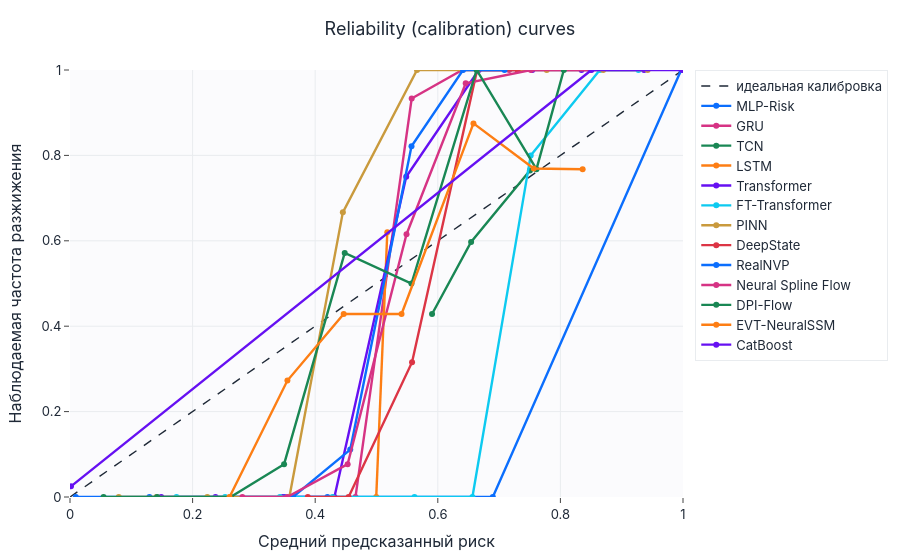

The notebook cell this image was saved under:
### Markdown cell above
## Risk calibration

### Code cell
curves = {}
for disp in sample_tables:
    st = sample_tables[disp]
    if st["liq_label"].nunique() > 1:
        frac_pos, mean_pred = calibration_curve(st["liq_label"], st["risk_prob_pred"], n_bins=10)
        curves[disp] = (mean_pred, frac_pos)
calibration_plot(curves, title="Reliability (calibration) curves",
                 save=SAVE_FIGS, fig_id="3_1_calibration").show()

### Figure 1 — Plotly figure (JSON) as saved in the notebook; plotly's stock layout.template omitted (floating-point values rounded to 4 significant figures)
{"data": [{"line": {"color": "#1f2937", "dash": "dash", "width": 1.4}, "mode": "lines", "name": "идеальная калибровка", "type": "scatter", "x": [0, 1], "y": [0, 1]}, {"line": {"color": "#0b6efd", "width": 2.4}, "mode": "lines+markers", "name": "MLP-Risk", "type": "scatter", "x": [0.00946, 0.1295, 0.3506, 0.4199, 0.6898, 0.9971], "y": [0.0, 0.0, 0.0, 0.0, 0.0, 1.0]}, {"line": {"color": "#d63384", "width": 2.4}, "mode": "lines+markers", "name": "GRU", "type": "scatter", "x": [0.4657, 0.5574, 0.6399, 0.7164], "y": [0.0, 0.9333, 1.0, 1.0]}, {"line": {"color": "#198754", "width": 2.4}, "mode": "lines+markers", "name": "TCN", "type": "scatter", "x": [0.5906, 0.6543, 0.7503], "y": [0.4286, 0.5974, 0.7647]}, {"line": {"color": "#fd7e14", "width": 2.4}, "mode": "lines+markers", "name": "LSTM", "type": "scatter", "x": [0.4996, 0.5176], "y": [0.0, 0.62]}, {"line": {"color": "#6610f2", "width": 2.4}, "mode": "lines+markers", "name": "Transformer", "type": "scatter", "x": [0.1489, 0.2373, 0.347, 0.4313, 0.5485, 0.6668, 0.7542, 0.8344, 0.9366], "y": [0.0, 0.0, 0.0, 0.0, 0.75, 1.0, 1.0, 1.0, 1.0]}, {"line": {"color": "#0dcaf0", "width": 2.4}, "mode": "lines+markers", "name": "FT-Transformer", "type": "scatter", "x": [0.1737, 0.253, 0.3424, 0.4282, 0.562, 0.6565, 0.7515, 0.8643, 0.9274], "y": [0.0, 0.0, 0.0, 0.0, 0.0, 0.0, 0.8, 1.0, 1.0]}, {"line": {"color": "#c99a3d", "width": 2.4}, "mode": "lines+markers", "name": "PINN", "type": "scatter", "x": [0.07957, 0.1412, 0.224, 0.3579, 0.4451, 0.5661, 0.6648, 0.7777, 0.8698, 0.9423], "y": [0.0, 0.0, 0.0, 0.0, 0.6667, 1.0, 1.0, 1.0, 1.0, 1.0]}, {"line": {"color": "#dc3545", "width": 2.4}, "mode": "lines+markers", "name": "DeepState", "type": "scatter", "x": [0.3879, 0.4545, 0.558, 0.6641, 0.7303], "y": [0.0, 0.0, 0.3158, 1.0, 1.0]}, {"line": {"color": "#0b6efd", "width": 2.4}, "mode": "lines+markers", "name": "RealNVP", "type": "scatter", "x": [0.3637, 0.4572, 0.5571, 0.6411, 0.7088], "y": [0.0, 0.1111, 0.8214, 1.0, 1.0]}, {"line": {"color": "#d63384", "width": 2.4}, "mode": "lines+markers", "name": "Neural Spline Flow", "type": "scatter", "x": [0.2812, 0.3543, 0.4529, 0.549, 0.6455, 0.7519, 0.849], "y": [0.0, 0.0, 0.07692, 0.6154, 0.9688, 1.0, 1.0]}, {"line": {"color": "#198754", "width": 2.4}, "mode": "lines+markers", "name": "DPI-Flow", "type": "scatter", "x": [0.05476, 0.1421, 0.262, 0.3492, 0.4482, 0.557, 0.6634, 0.7609, 0.8056], "y": [0.0, 0.0, 0.0, 0.07692, 0.5714, 0.5, 1.0, 0.7679, 1.0]}, {"line": {"color": "#fd7e14", "width": 2.4}, "mode": "lines+markers", "name": "EVT-NeuralSSM", "type": "scatter", "x": [0.2603, 0.3547, 0.4465, 0.5409, 0.6582, 0.7565, 0.8363], "y": [0.0, 0.2727, 0.4286, 0.4286, 0.875, 0.7692, 0.7674]}, {"line": {"color": "#6610f2", "width": 2.4}, "mode": "lines+markers", "name": "CatBoost", "type": "scatter", "x": [0.001591, 0.8506, 0.9991], "y": [0.025, 1.0, 1.0]}], "layout": {"title": {"text": "Reliability (calibration) curves"}, "xaxis": {"range": [0, 1], "title": {"text": "Средний предсказанный риск"}}, "yaxis": {"range": [0, 1], "title": {"text": "Наблюдаемая частота разжижения"}}}}
